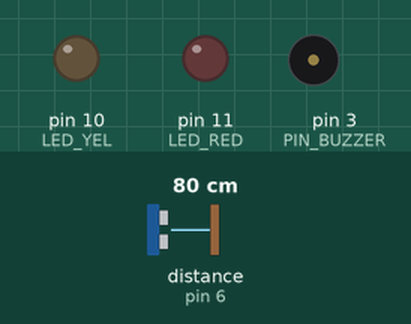
This sketch was run on a simulated Arduino Uno, built with avr-gcc and run on an emulated ATmega328P. Shown: output pins drawn as LEDs (lit = HIGH), buzzer (waves = sounding). Wiring (inferred from the names in the program): ultrasonic range finder: trigger pin 5; echo pin 6. The inputs (shaded band) are chosen by the test bench; at power-on: distance to the obstacle (sensor on pin 6) 80 cm. The echo pulse lasts 58.3 µs per cm; pins used as bus, display or sensor lines are not drawn; what the sketch prints to the serial monitor is not drawn.

Above: at 1.2 s.
1.3 s: distance to the obstacle (sensor on pin 6) set to 53 cm
2.8 s: distance to the obstacle (sensor on pin 6) set to 48 cm
At 3.05 s:
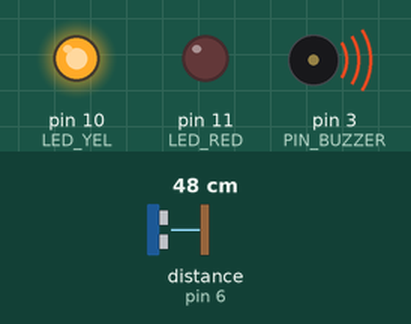
5.8 s: distance to the obstacle (sensor on pin 6) set to 22 cm
8.8 s: distance to the obstacle (sensor on pin 6) set to 18 cm
At 8.9 s:
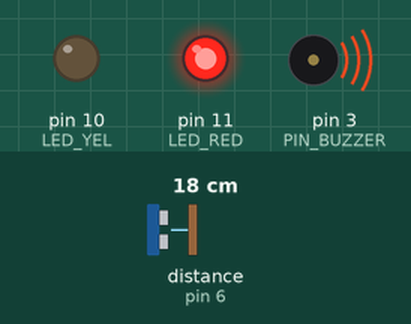
11.8 s: distance to the obstacle (sensor on pin 6) set to 60 cm
At 12.7 s:
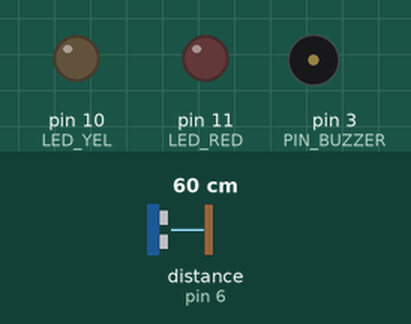
13.3 s: distance to the obstacle (sensor on pin 6) set to 35 cm
At 13.55 s:
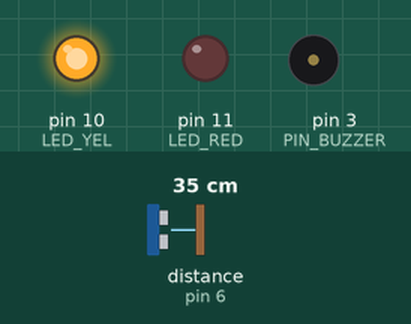
Timing chart, 0 to 17.3 s (numbered marks = the images above; inputs shaded):
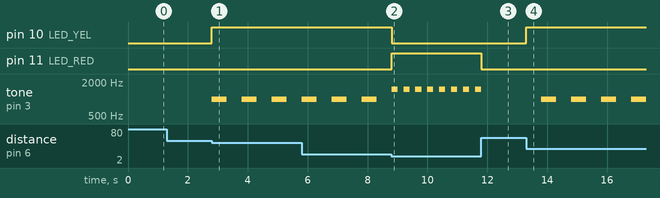

Measured:
- the behaviour switches between 51 and 50 cm on distance to the obstacle (sensor on pin 6) (found by bisection; images 0 and 1)
- the behaviour switches between 21 and 20 cm on distance to the obstacle (sensor on pin 6) (found by bisection; images 1 and 2)
- after the input at 1.3 s, every drawn part: stays the same
- after the input at 2.8 s, pin 10 (LED_YEL): LOW → HIGH at once; tone on pin 3 (PIN_BUZZER): alternates 1000 Hz for 0.50 s and silent for 0.50 s, starting at once
- after the input at 8.8 s, pin 10 (LED_YEL): HIGH → LOW at once; pin 11 (LED_RED): LOW → HIGH at once; tone on pin 3 (PIN_BUZZER): alternates 1500 Hz for 0.20 s and silent for 0.20 s, starting at once
- after the input at 11.8 s, pin 11 (LED_RED): HIGH → LOW at once; tone on pin 3 (PIN_BUZZER): goes on until 11.8 s, then stays silent
- after the input at 13.3 s, pin 10 (LED_YEL): LOW → HIGH at once; tone on pin 3 (PIN_BUZZER): alternates 1000 Hz for 0.50 s and silent for 0.50 s, starting after 0.50 s

The sketch:

parking_sensor.ino
```cpp
const int TRIG_PIN = 5;
const int ECHO_PIN = 6;
const int LED_YEL = 10;
const int LED_RED = 11;
const int PIN_BUZZER = 3;

unsigned long lastActionTime = 0;
unsigned long lastSensorTime = 0;
bool toggleState = false;

void setup() {
  Serial.begin(9600);
  pinMode(TRIG_PIN, OUTPUT);
  pinMode(ECHO_PIN, INPUT);
  pinMode(LED_YEL, OUTPUT);
  pinMode(LED_RED, OUTPUT);
  pinMode(PIN_BUZZER, OUTPUT);
}

void loop() {
  unsigned long now = millis();

  // Read sensor every 100ms
  if (now - lastSensorTime >= 100) {
    lastSensorTime = now;

    digitalWrite(TRIG_PIN, LOW);
    delayMicroseconds(2);
    digitalWrite(TRIG_PIN, HIGH);
    delayMicroseconds(10);
    digitalWrite(TRIG_PIN, LOW);

    long duration = pulseIn(ECHO_PIN, HIGH, 30000); // 30ms timeout
    float distance = (duration * 0.034) / 2.0;

    if (distance == 0 || distance > 50) {
      Serial.println("SAFE");
      digitalWrite(LED_YEL, LOW);
      digitalWrite(LED_RED, LOW);
      noTone(PIN_BUZZER);
    }
    else if (distance >= 20 && distance <= 50) {
      digitalWrite(LED_YEL, HIGH);
      digitalWrite(LED_RED, LOW);
      if (now - lastActionTime >= 500) {
        lastActionTime = now;
        toggleState = !toggleState;
        if (toggleState) tone(PIN_BUZZER, 1000); else noTone(PIN_BUZZER);
      }
    }
    else if (distance >= 10 && distance < 20) {
      digitalWrite(LED_YEL, LOW);
      digitalWrite(LED_RED, HIGH);
      if (now - lastActionTime >= 200) {
        lastActionTime = now;
        toggleState = !toggleState;
        if (toggleState) tone(PIN_BUZZER, 1500); else noTone(PIN_BUZZER);
      }
    }
    else if (distance < 10) {
      noTone(PIN_BUZZER); // Reset tone first
      tone(PIN_BUZZER, 2000); // Continuous tone
      if (now - lastActionTime >= 50) {
        lastActionTime = now;
        toggleState = !toggleState;
        digitalWrite(LED_YEL, toggleState);
        digitalWrite(LED_RED, !toggleState);
      }
    }
  }
}
```
